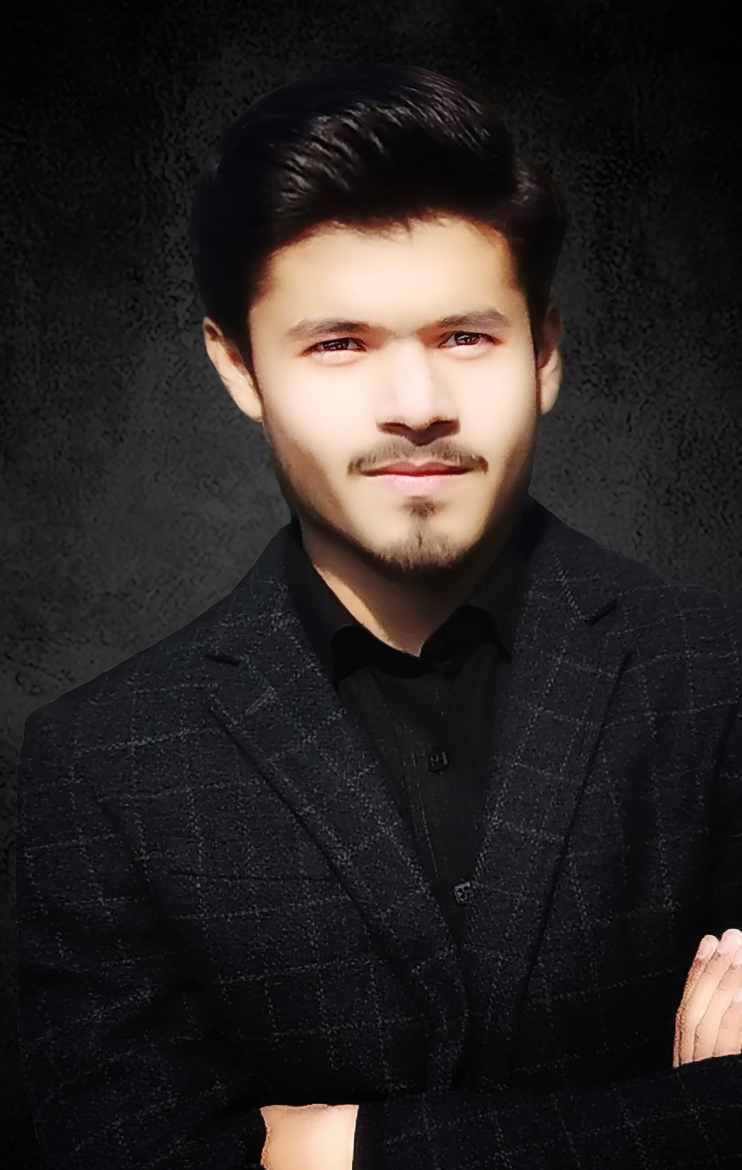
#> input picture Computer_Visiosn_openCV/Resources/me.jpg, 2225 x 3508 px (shown at 1/3 size)
$ jupyter execute part_12_Open_CV_Face_Detection.ipynb
#> lines starting #> are read from the running program, lines starting #| are printed output that depends on the picture; after the words box and inside, x2 and y2 are one past the last pixel; in counts of white or black regions, pixels touching at a corner belong together
[cell 1]
# 22: FACEDEETECTION in images

import cv2 as cv
import numpy as np

face_cascade= cv.CascadeClassifier("Resources/haarcascade_frontalface_default.xml")

img = cv.imread("Resources/me.jpg")
#> img is the input picture: shape (3508, 2225, 3); mean B, G, R 37.3, 38.5, 43.4
img = cv.resize(img, (370,585))
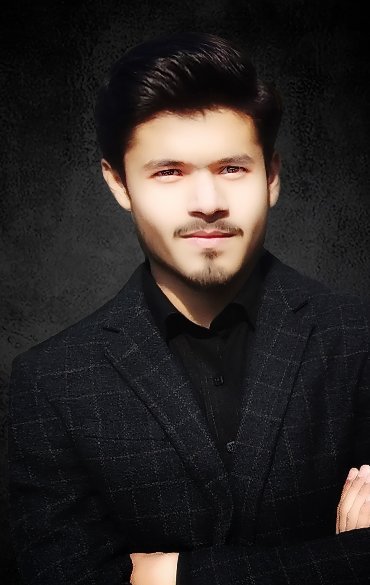
#> img: shape (585, 370, 3); mean B, G, R 37.2, 38.4, 43.4

# print(img.shape)
gray_img = cv.cvtColor(img, cv.COLOR_BGR2GRAY)
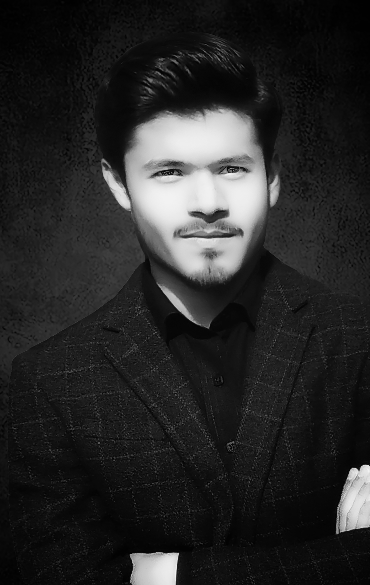
#> gray_img: shape (585, 370); min 0, max 242, mean 39.7

faces = face_cascade.detectMultiScale(gray_img, 1.1, 4)
#> faces = [[117, 104, 173, 173]]

# draw a rectangle,

for (x,y,w,h) in faces:
    cv.rectangle(img,(x,y),(x+w, y+h), (255,0,0), 3)
#> this loop made 1 pass
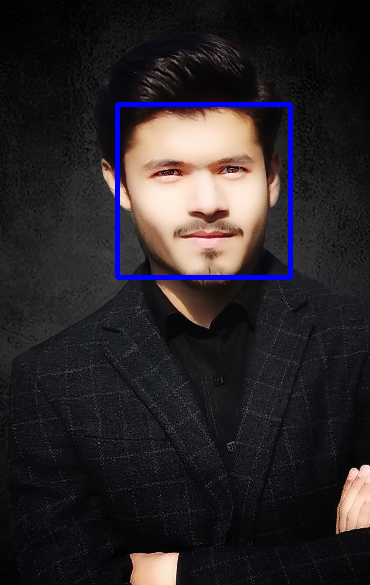
#> img: shape (585, 370, 3); 1.59% of pixels changed, all inside (x1, y1, x2, y2) = (115, 102, 293, 280)

cv.imshow("Image", img)
cv.waitKey(0)
cv.destroyAllWindows()
